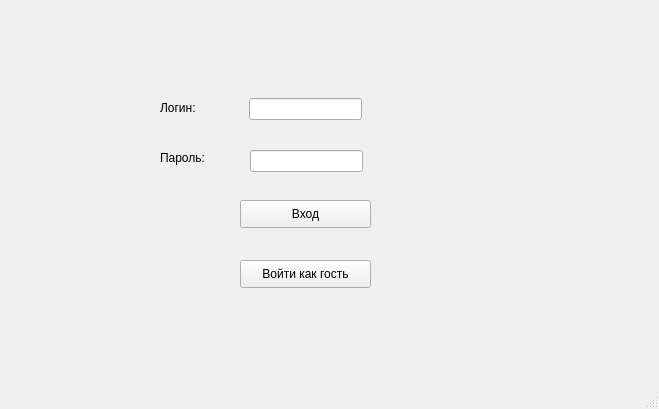
<?xml version="1.0" encoding="UTF-8"?>
<ui version="4.0">
 <class>MainWindow</class>
 <widget class="QMainWindow" name="MainWindow">
  <property name="geometry">
   <rect>
    <x>0</x>
    <y>0</y>
    <width>659</width>
    <height>409</height>
   </rect>
  </property>
  <property name="windowTitle">
   <string>MainWindow</string>
  </property>
  <widget class="QWidget" name="centralwidget">
   <widget class="QPushButton" name="enter_btn">
    <property name="geometry">
     <rect>
      <x>240</x>
      <y>200</y>
      <width>131</width>
      <height>28</height>
     </rect>
    </property>
    <property name="text">
     <string>Вход</string>
    </property>
   </widget>
   <widget class="QLineEdit" name="login_edit">
    <property name="geometry">
     <rect>
      <x>249</x>
      <y>98</y>
      <width>113</width>
      <height>22</height>
     </rect>
    </property>
   </widget>
   <widget class="QLineEdit" name="password_edit">
    <property name="geometry">
     <rect>
      <x>250</x>
      <y>150</y>
      <width>113</width>
      <height>22</height>
     </rect>
    </property>
   </widget>
   <widget class="QLabel" name="text_login">
    <property name="geometry">
     <rect>
      <x>160</x>
      <y>100</y>
      <width>55</width>
      <height>16</height>
     </rect>
    </property>
    <property name="text">
     <string>Логин:</string>
    </property>
   </widget>
   <widget class="QLabel" name="text_password">
    <property name="geometry">
     <rect>
      <x>160</x>
      <y>150</y>
      <width>55</width>
      <height>16</height>
     </rect>
    </property>
    <property name="text">
     <string>Пароль:</string>
    </property>
   </widget>
   <widget class="QPushButton" name="pushButton">
    <property name="geometry">
     <rect>
      <x>240</x>
      <y>260</y>
      <width>131</width>
      <height>28</height>
     </rect>
    </property>
    <property name="text">
     <string>Войти как гость</string>
    </property>
   </widget>
  </widget>
  <widget class="QStatusBar" name="statusbar"/>
 </widget>
 <resources/>
 <connections/>
</ui>
